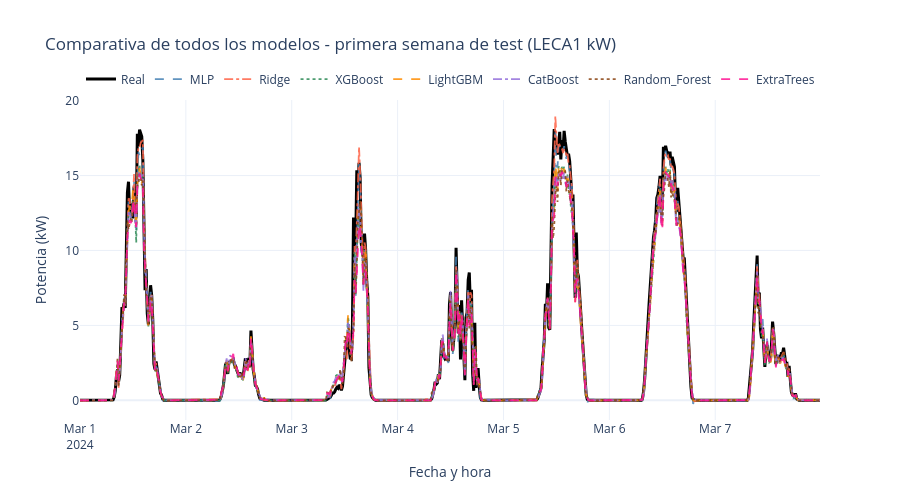

The cell this chart's notebook holds for it:
### Markdown cell above
### 10. Comparativa visual de todos los modelos en una semana
Prediccion de los 7 modelos sobre la misma semana de referencia
(primera semana del test). Permite ver visualmente que modelos
siguen mejor la curva real de producción.

### Code cell
import plotly.graph_objects as go
import plotly.io as pio

# Semana de referencia: primeros 7 días del test
start_ref = test_df["timestamp"].min()
end_ref   = start_ref + pd.Timedelta(days=7)

df_week = test_df[
    (test_df["timestamp"] >= start_ref) &
    (test_df["timestamp"] < end_ref)
].copy()

X_week = df_week[FEATURE_COLS]

# Figura interactiva
fig = go.Figure()

# Serie real
fig.add_trace(
    go.Scatter(
        x=df_week["timestamp"],
        y=df_week[TARGET] * NOMINAL_LECA1,
        mode="lines",
        name="Real",
        line=dict(color="black", width=3),
    )
)

# Colores y estilos
colors = [
    "steelblue", "tomato", "seagreen",
    "darkorange", "mediumpurple",
    "saddlebrown", "deeppink"
]

dash_styles = [
    "dash", "dashdot", "dot",
    "dash", "dashdot", "dot", "dash"
]

# Modelos
for (name, model), color, dash in zip(
    trained_models.items(),
    colors,
    dash_styles
):

    y_w = model.predict(X_week) * NOMINAL_LECA1

    fig.add_trace(
        go.Scatter(
            x=df_week["timestamp"],
            y=y_w,
            mode="lines",
            name=name,
            line=dict(color=color, width=1.8, dash=dash),
            opacity=0.85,
        )
    )

# Layout
fig.update_layout(
    title="Comparativa de todos los modelos - primera semana de test (LECA1 kW)",
    xaxis_title="Fecha y hora",
    yaxis_title="Potencia (kW)",
    template="plotly_white",
    hovermode="x unified",
    height=500,
    legend=dict(
        orientation="h",
        yanchor="bottom",
        y=1.02,
        xanchor="right",
        x=1
    )
)

# Mostrar
fig.show()

# Guardar HTML interactivo
RESULTS_DIR.mkdir(parents=True, exist_ok=True)

html_path = RESULTS_DIR / "comparativa_todos_modelos_semana_interactivo.html"

pio.write_html(
    fig,
    file=str(html_path),
    auto_open=False
)

print(f"Figura interactiva guardada en: {html_path}")

### Figure 1 — Plotly figure (JSON) as saved in the notebook; plotly's stock layout.template omitted (floating-point values rounded to 4 significant figures; data arrays with more than 128 entries replaced by an {"elided": "..."} marker saying what was removed)
{"data": [{"line": {"color": "black", "width": 3}, "mode": "lines", "name": "Real", "type": "scatter", "x": {"elided": "672 str values"}, "y": {"elided": "672 float values"}}, {"line": {"color": "steelblue", "dash": "dash", "width": 1.8}, "mode": "lines", "name": "MLP", "opacity": 0.85, "type": "scatter", "x": {"elided": "672 str values"}, "y": {"elided": "672 float values"}}, {"line": {"color": "tomato", "dash": "dashdot", "width": 1.8}, "mode": "lines", "name": "Ridge", "opacity": 0.85, "type": "scatter", "x": {"elided": "672 str values"}, "y": {"elided": "672 float values"}}, {"line": {"color": "seagreen", "dash": "dot", "width": 1.8}, "mode": "lines", "name": "XGBoost", "opacity": 0.85, "type": "scatter", "x": {"elided": "672 str values"}, "y": {"elided": "672 float values"}}, {"line": {"color": "darkorange", "dash": "dash", "width": 1.8}, "mode": "lines", "name": "LightGBM", "opacity": 0.85, "type": "scatter", "x": {"elided": "672 str values"}, "y": {"elided": "672 float values"}}, {"line": {"color": "mediumpurple", "dash": "dashdot", "width": 1.8}, "mode": "lines", "name": "CatBoost", "opacity": 0.85, "type": "scatter", "x": {"elided": "672 str values"}, "y": {"elided": "672 float values"}}, {"line": {"color": "saddlebrown", "dash": "dot", "width": 1.8}, "mode": "lines", "name": "Random_Forest", "opacity": 0.85, "type": "scatter", "x": {"elided": "672 str values"}, "y": {"elided": "672 float values"}}, {"line": {"color": "deeppink", "dash": "dash", "width": 1.8}, "mode": "lines", "name": "ExtraTrees", "opacity": 0.85, "type": "scatter", "x": {"elided": "672 str values"}, "y": {"elided": "672 float values"}}], "layout": {"height": 500, "hovermode": "x unified", "legend": {"orientation": "h", "x": 1, "xanchor": "right", "y": 1.02, "yanchor": "bottom"}, "title": {"text": "Comparativa de todos los modelos - primera semana de test (LECA1 kW)"}, "xaxis": {"title": {"text": "Fecha y hora"}}, "yaxis": {"title": {"text": "Potencia (kW)"}}}}
